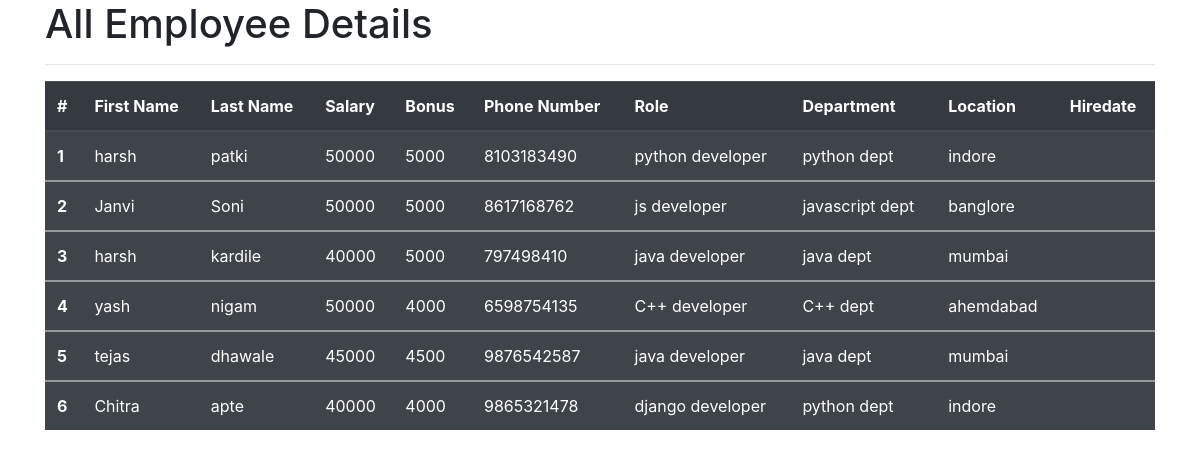
The app's page /all_emp with its own data.
### emp_app/models.py (models this page shows, shortened)
class Employee(models.Model):
    first_name= models.CharField(max_length=100, null=False)
    last_name= models.CharField(max_length=100)
    dept = models.ForeignKey(Department, on_delete=models.CASCADE) #foreign key se bhar ki class inherit krte hai
    salary = models.IntegerField(default=0)
    bonus = models.IntegerField(default=0)
    role = models.ForeignKey(Role, on_delete=models.CASCADE)
    phone = models.IntegerField(default=0)
    hire_date = models.DateField()
    def __str__(self):
        return "%s %s %s" %( self.first_name, self.last_name, self.phone )

class Role(models.Model):
    name = models.CharField(max_length=100, null=False)

class Department(models.Model):
    name = models.CharField(max_length=100, null=False)
    location = models.CharField(max_length=100)

### emp_app/views.py (the view)
# urls.py: path('all_emp', views.all_emp, name='all_emp'),
def all_emp(request):
    emps = Employee.objects.all()
    context = {
        'emps': emps
    }
    print(context)
    return render(request,'all_emp.html', context)

### emp_app/templates/all_emp.html (shortened to what this page needs)
<!DOCTYPE html>
<html>
<head>
<link rel="stylesheet" href="https://cdn.jsdelivr.net/npm/bootstrap@4.4.1/dist/css/bootstrap.min.css">
</head>
   <body>
        <div class= "container">
            <h1>All Employee Details</h1>
            <hr>
            <table class="table table-striped table-dark">
                <thead>
                  <tr>
                    <th scope="col">#</th>
                    <th scope="col">First Name</th>
                    <th scope="col">Last Name</th>
                    <th scope="col">Salary</th>
                    <th scope="col">Bonus</th>
                    <th scope="col">Phone Number</th>
                    <th scope="col">Role</th>
                    <th scope="col">Department</th>
                    <th scope="col">Location</th>
                    <th scope="col">Hiredate</th>
                  </tr>
                </thead>
                       {%for emp in emps %}
                <tbody>
                  <tr>
                    <th scope="row">{{emp.id}}</th>
                    <td>{{emp.first_name}}</td>
                    <td>{{emp.last_name}}</td>
                    <td>{{emp.salary}}</td>
                    <td>{{emp.bonus}}</td>
                    <td>{{emp.phone}}</td>
                    <td>{{emp.role.name}}</td>
                    <td>{{emp.dept.name}}</td>
                    <td>{{emp.dept.location}}</td>
                    <td>{{emp.hired_date}}</td>
                  </tr>
                </tbody>
                      {% endfor %}
              </table>
    </body>
</html>

### records on screen
Employee: id "1", first_name "harsh", last_name "patki", salary "50000", bonus "5000", phone "8103183490", role.name "python developer", dept.name "python dept", dept.location "indore"
Employee: id "2", first_name "Janvi", last_name "Soni", salary "50000", bonus "5000", phone "8617168762", role.name "js developer", dept.name "javascript dept", dept.location "banglore"
Employee: id "3", first_name "harsh", last_name "kardile", salary "40000", bonus "5000", phone "797498410", role.name "java developer", dept.name "java dept", dept.location "mumbai"
Employee: id "4", first_name "yash", last_name "nigam", salary "50000", bonus "4000", phone "6598754135", role.name "C++ developer", dept.name "C++ dept", dept.location "ahemdabad"
Employee: id "5", first_name "tejas", last_name "dhawale", salary "45000", bonus "4500", phone "9876542587", role.name "java developer", dept.name "java dept", dept.location "mumbai"
Employee: id "6", first_name "Chitra", last_name "apte", salary "40000", bonus "4000", phone "9865321478", role.name "django developer", dept.name "python dept", dept.location "indore"
